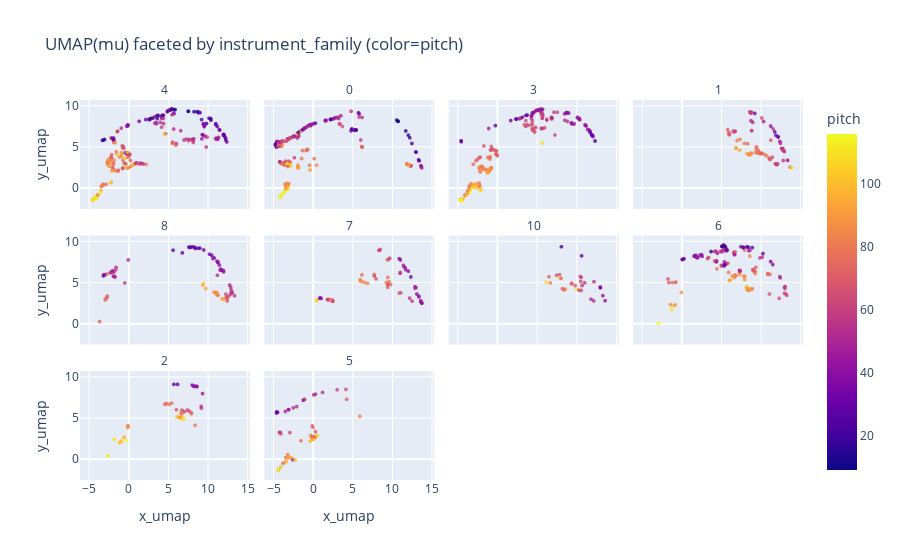

Write notebook code for a chart like this one.
### Code cell
fig = px.scatter(
    df,
    x="x_umap",
    y="y_umap",
    color="pitch",
    facet_col="family_str",
    facet_col_wrap=4,
    hover_data=["key", "family", "pitch"],
    title="UMAP(mu) faceted by instrument_family (color=pitch)",
    opacity=0.8,
)
fig.update_traces(marker=dict(size=4))
fig.for_each_annotation(lambda a: a.update(text=a.text.split("=")[-1]))
fig.show()

### Figure 1 — Plotly figure (JSON) as saved in the notebook; plotly's stock layout.template omitted (floating-point values rounded to 4 significant figures; data arrays with more than 128 entries replaced by an {"elided": "..."} marker saying what was removed)
{"data": [{"customdata": {"elided": "240x3 mixed values"}, "hovertemplate": "family_str=4<br>x_umap=%{x}<br>y_umap=%{y}<br>key=%{customdata[0]}<br>family=%{customdata[1]}<br>pitch=%{marker.color}<extra></extra>", "legendgroup": "", "marker": {"color": {"elided": "240 int values"}, "coloraxis": "coloraxis", "opacity": 0.8, "size": 4, "symbol": "circle"}, "mode": "markers", "name": "", "showlegend": false, "type": "scattergl", "x": {"elided": "240 float values"}, "xaxis": "x9", "y": {"elided": "240 float values"}, "yaxis": "y9"}, {"customdata": {"elided": "253x3 mixed values"}, "hovertemplate": "family_str=0<br>x_umap=%{x}<br>y_umap=%{y}<br>key=%{customdata[0]}<br>family=%{customdata[1]}<br>pitch=%{marker.color}<extra></extra>", "legendgroup": "", "marker": {"color": {"elided": "253 int values"}, "coloraxis": "coloraxis", "opacity": 0.8, "size": 4, "symbol": "circle"}, "mode": "markers", "name": "", "showlegend": false, "type": "scattergl", "x": {"elided": "253 float values"}, "xaxis": "x10", "y": {"elided": "253 float values"}, "yaxis": "y10"}, {"customdata": {"elided": "216x3 mixed values"}, "hovertemplate": "family_str=3<br>x_umap=%{x}<br>y_umap=%{y}<br>key=%{customdata[0]}<br>family=%{customdata[1]}<br>pitch=%{marker.color}<extra></extra>", "legendgroup": "", "marker": {"color": {"elided": "216 int values"}, "coloraxis": "coloraxis", "opacity": 0.8, "size": 4, "symbol": "circle"}, "mode": "markers", "name": "", "showlegend": false, "type": "scattergl", "x": {"elided": "216 float values"}, "xaxis": "x11", "y": {"elided": "216 float values"}, "yaxis": "y11"}, {"customdata": {"elided": "95x3 mixed values"}, "hovertemplate": "family_str=1<br>x_umap=%{x}<br>y_umap=%{y}<br>key=%{customdata[0]}<br>family=%{customdata[1]}<br>pitch=%{marker.color}<extra></extra>", "legendgroup": "", "marker": {"color": [60, 69, 53, 53, 103, 56, 75, 86, 52, 53, 57, 75, 85, 100, 57, 47, 69, 62, 78, 53, 105, 83, 48, 45, 62, 54, 31, 59, 61, 53, 73, 74, 42, 76, 74, 68, 33, 66, 80, 75, 81, 32, 52, 59, 62, 87, 77, 103, 55, 28, 82, 56, 70, 52, 62, 46, 57, 70, 99, 88, 74, 57, 33, 94, 53, 63, 81, 82, 59, 66, 65, 75, 82, 80, 89, 66, 66, 73, 54, 53, 68, 77, 71, 31, 33, 73, 65, 55, 54, 72, 58, 47, 70, 83, 40], "coloraxis": "coloraxis", "opacity": 0.8, "size": 4, "symbol": "circle"}, "mode": "markers", "name": "", "showlegend": false, "type": "scattergl", "x": [5.979, 9.801, 12.12, 12.72, 13.83, 12.7, 9.863, 8.432, 6.524, 12.5, 8.845, 10.74, 8.479, 13.81, 12.82, 13.4, 5.822, 10.16, 9.545, 8.616, 13.84, 6.889, 8.98, 10.35, 11.17, 8.757, 8.802, 8.74, 12.62, 12.85, 5.977, 10.15, 12.42, 7.012, 10.51, 9.717, 13.75, 11.13, 9.687, 7.928, 8.601, 11.76, 8.767, 8.754, 10.13, 6.838, 8.829, 13.8, 6.748, 11.92, 8.688, 12.98, 10.01, 13.4, 11.45, 12.8, 12.84, 6.054, 13.84, 7.337, 9.345, 8.852, 12.18, 13.81, 11.55, 11.27, 8.755, 8.597, 12.03, 11.21, 11.07, 9.873, 8.817, 8.438, 8.253, 9.96, 6.61, 9.708, 11.94, 11.93, 11.18, 7.378, 8.336, 12.2, 9.241, 9.464, 6.036, 6.751, 12.98, 9.837, 11.84, 8.766, 9.418, 8.442, 11.25], "xaxis": "x12", "y": [6.783, 4.299, 2.976, 4.841, 2.504, 4.835, 4.308, 4.183, 6.949, 5.476, 7.032, 3.951, 4.121, 2.514, 4.637, 3.404, 7.152, 4.268, 4.295, 9.304, 2.491, 4.896, 8.042, 8.145, 3.511, 9.275, 9.278, 9.186, 4.852, 3.386, 6.599, 4.241, 5.704, 5.829, 4.108, 4.608, 2.555, 3.587, 4.289, 5.467, 4.109, 6.882, 9.272, 9.151, 8.574, 4.93, 4.255, 2.529, 6.951, 6.452, 4.269, 4.475, 4.235, 3.403, 3.785, 4.818, 4.61, 6.629, 2.492, 4.665, 4.421, 7.022, 6.297, 2.518, 7.257, 5.87, 4.176, 4.084, 2.881, 3.526, 3.637, 4.283, 4.264, 4.129, 4.228, 4.222, 6.859, 4.333, 2.908, 2.952, 3.526, 5.972, 5.429, 6.253, 9.124, 5.056, 6.515, 6.944, 4.517, 4.321, 2.981, 8.236, 4.858, 4.106, 7.591], "yaxis": "y12"}, {"customdata": {"elided": "84x3 mixed values"}, "hovertemplate": "family_str=8<br>x_umap=%{x}<br>y_umap=%{y}<br>key=%{customdata[0]}<br>family=%{customdata[1]}<br>pitch=%{marker.color}<extra></extra>", "legendgroup": "", "marker": {"color": [64, 73, 53, 48, 50, 53, 51, 40, 51, 83, 45, 81, 33, 69, 72, 64, 35, 42, 77, 33, 42, 45, 76, 80, 83, 70, 27, 79, 84, 40, 73, 58, 38, 52, 53, 60, 50, 52, 49, 56, 30, 24, 64, 39, 47, 66, 67, 53, 47, 26, 55, 54, 57, 88, 32, 93, 33, 32, 25, 24, 62, 51, 38, 45, 67, 39, 75, 40, 46, 25, 30, 96, 72, 27, 62, 62, 70, 86, 25, 27, 39, 50, 52, 38], "coloraxis": "coloraxis", "opacity": 0.8, "size": 4, "symbol": "circle"}, "mode": "markers", "name": "", "showlegend": false, "type": "scattergl", "x": [-2.752, 11.14, -1.871, -0.0551, -1.6, -2.33, -1.729, -2.204, -1.909, 10.78, 12.0, 10.91, 9.487, -2.942, 11.13, -2.696, 10.22, -2.051, 11.86, 10.8, 10.65, 11.58, -2.892, 11.3, 11.24, 11.17, 8.816, 11.12, 9.379, 11.28, 11.12, 12.82, 11.7, -1.734, -1.796, 12.29, 13.09, -2.22, -1.865, -1.647, 10.49, 5.615, 12.48, 11.77, 12.77, 12.41, -3.677, 12.98, -3.004, -3.119, 12.97, 13.38, -0.5014, 9.735, 7.678, 12.05, -3.205, 7.63, 8.443, 7.813, 12.49, 11.23, 11.98, -1.924, 12.31, 11.17, 11.23, 11.62, 11.27, 6.782, 8.438, 9.462, -2.973, 8.309, 12.53, -2.788, 11.2, 11.21, 8.045, 9.009, 11.47, 12.91, 13.0, 11.29], "xaxis": "x5", "y": [3.207, 3.692, 6.34, 7.791, 6.865, 6.216, 5.706, 6.278, 6.31, 3.864, 6.332, 3.794, 9.003, 3.007, 3.683, 3.367, 8.486, 6.469, 3.029, 8.029, 7.957, 6.535, 2.965, 3.464, 3.555, 3.685, 9.223, 3.603, 4.734, 7.529, 3.8, 3.522, 6.63, 5.716, 5.772, 3.611, 3.795, 6.244, 5.755, 6.577, 8.364, 8.972, 2.779, 6.508, 4.713, 3.083, 0.2575, 4.071, 5.957, 5.971, 3.716, 3.423, 4.975, 4.295, 9.359, 2.93, 5.841, 9.318, 9.197, 9.315, 3.235, 5.908, 6.488, 5.815, 3.185, 7.639, 3.532, 6.625, 7.475, 8.645, 9.225, 4.886, 2.905, 9.348, 3.275, 6.064, 3.573, 3.674, 9.38, 9.213, 7.16, 4.413, 3.847, 7.514], "yaxis": "y5"}, {"customdata": {"elided": "84x3 mixed values"}, "hovertemplate": "family_str=7<br>x_umap=%{x}<br>y_umap=%{y}<br>key=%{customdata[0]}<br>family=%{customdata[1]}<br>pitch=%{marker.color}<extra></extra>", "legendgroup": "", "marker": {"color": [73, 68, 62, 34, 53, 59, 67, 45, 75, 44, 35, 78, 63, 34, 36, 63, 40, 56, 35, 85, 59, 40, 51, 56, 46, 42, 42, 34, 67, 36, 45, 37, 63, 66, 78, 37, 58, 56, 64, 39, 49, 63, 47, 61, 65, 61, 96, 78, 44, 45, 59, 49, 54, 41, 38, 70, 56, 52, 77, 48, 70, 96, 71, 82, 55, 38, 75, 38, 73, 64, 44, 32, 72, 51, 55, 38, 62, 68, 56, 79, 58, 52, 66, 75], "coloraxis": "coloraxis", "opacity": 0.8, "size": 4, "symbol": "circle"}, "mode": "markers", "name": "", "showlegend": false, "type": "scattergl", "x": [2.208, 10.94, 2.292, 2.461, 13.68, 2.008, 9.477, 13.79, 6.031, 2.278, 13.73, 6.516, 9.512, 2.453, 12.94, 9.485, 2.305, 11.06, 13.44, 6.128, 8.444, 11.71, 2.49, 12.56, 11.76, 11.1, 13.06, 12.1, 2.453, 13.18, 13.79, 10.95, 9.5, 7.787, 2.388, 1.06, 9.541, 1.892, 8.014, 2.416, 2.481, 2.567, 11.48, 11.15, 2.2, 2.517, 0.5282, 6.024, 13.42, 11.55, 8.379, 12.95, 11.07, 13.75, 13.69, 9.859, 9.74, 13.7, 6.941, 2.493, 7.778, 0.5344, 6.225, 6.093, 11.06, 13.82, 2.468, 0.9644, 9.65, 2.426, 13.66, 12.42, 9.484, 2.5, 2.167, 0.8848, 2.289, 9.452, 1.878, 2.28, 8.554, 12.25, 7.782, 9.313], "xaxis": "x6", "y": [2.919, 3.746, 2.868, 2.789, 2.713, 2.945, 4.44, 2.5, 5.243, 2.876, 2.606, 5.043, 4.808, 2.804, 4.5, 4.814, 2.903, 6.163, 3.279, 5.187, 8.988, 6.81, 2.84, 2.76, 6.59, 7.781, 4.417, 6.42, 2.809, 3.627, 2.555, 7.942, 4.779, 5.86, 2.847, 3.093, 7.832, 2.939, 5.477, 2.827, 2.789, 2.729, 7.112, 3.77, 2.943, 2.839, 2.884, 5.386, 3.376, 6.95, 8.951, 4.321, 6.256, 2.619, 2.676, 4.781, 7.988, 2.673, 4.923, 2.811, 6.013, 2.832, 5.962, 5.17, 6.165, 2.521, 2.788, 3.154, 5.14, 2.842, 2.807, 5.707, 5.651, 2.829, 2.911, 3.115, 2.879, 7.826, 2.956, 2.895, 9.051, 3.125, 5.829, 5.028], "yaxis": "y6"}, {"customdata": [["vocal_acoustic_000-069-100", 10, 69], ["vocal_synthetic_003-040-050", 10, 40], ["vocal_acoustic_000-063-050", 10, 63], ["vocal_synthetic_003-100-075", 10, 100], ["vocal_acoustic_000-058-050", 10, 58], ["vocal_synthetic_003-067-075", 10, 67], ["vocal_acoustic_000-070-127", 10, 70], ["vocal_synthetic_003-051-050", 10, 51], ["vocal_synthetic_003-040-100", 10, 40], ["vocal_synthetic_003-089-075", 10, 89], ["vocal_synthetic_003-021-025", 10, 21], ["vocal_acoustic_000-055-100", 10, 55], ["vocal_synthetic_003-058-025", 10, 58], ["vocal_synthetic_003-068-127", 10, 68], ["vocal_acoustic_000-059-050", 10, 59], ["vocal_synthetic_003-079-127", 10, 79], ["vocal_acoustic_000-065-075", 10, 65], ["vocal_acoustic_000-052-050", 10, 52], ["vocal_synthetic_003-102-100", 10, 102], ["vocal_acoustic_000-067-100", 10, 67], ["vocal_acoustic_000-057-050", 10, 57], ["vocal_synthetic_003-052-127", 10, 52], ["vocal_synthetic_003-061-050", 10, 61], ["vocal_acoustic_000-066-100", 10, 66], ["vocal_synthetic_003-099-075", 10, 99], ["vocal_synthetic_003-030-100", 10, 30], ["vocal_synthetic_003-036-075", 10, 36], ["vocal_synthetic_003-039-075", 10, 39], ["vocal_acoustic_000-064-025", 10, 64], ["vocal_synthetic_003-029-025", 10, 29], ["vocal_acoustic_000-054-075", 10, 54]], "hovertemplate": "family_str=10<br>x_umap=%{x}<br>y_umap=%{y}<br>key=%{customdata[0]}<br>family=%{customdata[1]}<br>pitch=%{marker.color}<extra></extra>", "legendgroup": "", "marker": {"color": [69, 40, 63, 100, 58, 67, 70, 51, 40, 89, 21, 55, 58, 68, 59, 79, 65, 52, 102, 67, 57, 52, 61, 66, 99, 30, 36, 39, 64, 29, 54], "coloraxis": "coloraxis", "opacity": 0.8, "size": 4, "symbol": "circle"}, "mode": "markers", "name": "", "showlegend": false, "type": "scattergl", "x": [6.551, 13.03, 7.879, 7.929, 10.52, 8.262, 8.075, 11.86, 13.65, 8.648, 8.127, 10.73, 10.63, 8.453, 10.57, 6.723, 9.852, 12.24, 10.04, 9.419, 10.61, 12.21, 10.35, 9.399, 6.198, 13.04, 13.06, 13.36, 7.514, 10.68, 11.06], "xaxis": "x7", "y": [5.73, 4.47, 5.979, 5.638, 5.761, 4.283, 5.531, 3.001, 2.814, 4.236, 9.393, 4.671, 4.062, 4.125, 5.164, 4.982, 4.664, 5.132, 4.219, 4.941, 5.68, 2.795, 4.094, 4.858, 5.083, 4.419, 4.391, 3.433, 5.918, 8.285, 4.988], "yaxis": "y7"}, {"customdata": {"elided": "153x3 mixed values"}, "hovertemplate": "family_str=6<br>x_umap=%{x}<br>y_umap=%{y}<br>key=%{customdata[0]}<br>family=%{customdata[1]}<br>pitch=%{marker.color}<extra></extra>", "legendgroup": "", "marker": {"color": {"elided": "153 int values"}, "coloraxis": "coloraxis", "opacity": 0.8, "size": 4, "symbol": "circle"}, "mode": "markers", "name": "", "showlegend": false, "type": "scattergl", "x": {"elided": "153 float values"}, "xaxis": "x8", "y": {"elided": "153 float values"}, "yaxis": "y8"}, {"customdata": {"elided": "46x3 mixed values"}, "hovertemplate": "family_str=2<br>x_umap=%{x}<br>y_umap=%{y}<br>key=%{customdata[0]}<br>family=%{customdata[1]}<br>pitch=%{marker.color}<extra></extra>", "legendgroup": "", "marker": {"color": [30, 63, 83, 70, 96, 83, 96, 65, 97, 90, 77, 88, 43, 89, 96, 65, 87, 85, 74, 74, 108, 53, 38, 38, 62, 67, 102, 73, 99, 75, 35, 97, 54, 39, 70, 104, 61, 76, 84, 36, 76, 72, 95, 105, 28, 71], "coloraxis": "coloraxis", "opacity": 0.8, "size": 4, "symbol": "circle"}, "mode": "markers", "name": "", "showlegend": false, "type": "scattergl", "x": [5.712, 6.732, 6.776, 7.923, 6.112, -0.05321, -1.118, 6.875, 6.723, 6.564, 6.617, 6.307, 9.341, -0.573, -1.159, 7.078, 6.391, 6.595, 4.661, 4.567, -0.2369, 9.167, 8.596, 8.381, 7.429, 6.036, -1.841, 5.111, 6.946, 6.73, 8.033, -0.8874, 9.201, 8.637, 7.935, 6.922, 7.677, -0.1044, -0.1124, 8.238, 8.398, 4.779, -0.9933, -2.649, 6.175, 5.43], "xaxis": "x", "y": [9.135, 5.999, 4.965, 5.654, 5.198, 4.029, 2.052, 5.844, 4.947, 5.145, 5.633, 5.113, 8.01, 2.665, 2.044, 5.803, 5.136, 5.108, 6.746, 6.697, 2.267, 6.459, 8.892, 8.933, 6.005, 6.045, 2.445, 6.69, 4.925, 5.547, 9.038, 2.261, 6.232, 8.861, 5.578, 4.986, 5.867, 4.07, 3.853, 8.882, 4.139, 6.791, 2.093, 0.4252, 9.135, 6.839], "yaxis": "y"}, {"customdata": {"elided": "65x3 mixed values"}, "hovertemplate": "family_str=5<br>x_umap=%{x}<br>y_umap=%{y}<br>key=%{customdata[0]}<br>family=%{customdata[1]}<br>pitch=%{marker.color}<extra></extra>", "legendgroup": "", "marker": {"color": [89, 81, 79, 86, 55, 67, 51, 88, 88, 47, 50, 80, 71, 30, 84, 108, 38, 83, 108, 102, 94, 52, 75, 108, 86, 54, 27, 92, 58, 106, 34, 103, 99, 70, 36, 116, 103, 73, 66, 54, 76, 94, 62, 53, 95, 104, 100, 74, 46, 65, 41, 106, 90, 68, 81, 78, 92, 79, 108, 43, 61, 72, 45, 56, 29], "coloraxis": "coloraxis", "opacity": 0.8, "size": 4, "symbol": "circle"}, "mode": "markers", "name": "", "showlegend": false, "type": "scattergl", "x": [-2.881, -3.173, 0.03858, 0.03598, 1.247, 4.205, -1.122, 0.1129, -0.1468, 0.3521, -3.457, 0.02202, 0.3494, -4.561, -0.2597, -3.517, -4.035, 5.959, -4.364, 0.04158, 0.1178, -2.032, -3.744, 0.5121, -0.008033, -2.463, -4.445, -3.05, -4.119, 0.1929, -4.505, 0.07325, -0.3366, 0.1132, -2.537, -4.035, 0.1211, -0.05428, 0.2593, -4.132, 0.03219, -3.366, 3.092, 0.1372, -2.7, 0.0883, -2.211, 0.4143, -3.024, -2.879, -4.512, -4.315, 0.532, -4.019, -3.414, -0.1012, -3.094, -1.482, 0.561, -1.191, -4.194, 4.291, -3.062, -1.034, -4.568], "xaxis": "x2", "y": [0.2041, 0.5703, 3.88, 2.491, 8.15, 8.52, 7.249, 2.505, 2.827, 7.937, 5.828, 2.449, 3.359, 5.647, 2.901, -0.439, -0.9642, 5.24, -1.346, 2.641, 2.534, 6.427, -0.4794, 2.859, 2.413, 6.268, 5.73, 0.1953, 3.259, 2.603, 5.73, 2.653, 2.199, 2.718, -0.04312, -0.9753, 2.59, 4.064, 2.664, 3.274, 2.714, -0.268, 8.479, 7.85, 0.1743, 2.449, -0.09269, 2.774, 6.037, 3.24, 5.694, -1.293, 2.882, 3.093, 0.2002, 2.677, 0.1654, 2.247, 2.877, 7.195, 3.267, 7.315, 6.06, 7.293, 5.766], "yaxis": "y2"}], "layout": {"annotations": [{"font": {}, "showarrow": false, "text": "2", "x": 0.1175, "xanchor": "center", "xref": "paper", "y": 0.2867, "yanchor": "bottom", "yref": "paper"}, {"font": {}, "showarrow": false, "text": "5", "x": 0.3725, "xanchor": "center", "xref": "paper", "y": 0.2867, "yanchor": "bottom", "yref": "paper"}, {"font": {}, "showarrow": false, "text": "8", "x": 0.1175, "xanchor": "center", "xref": "paper", "y": 0.6433, "yanchor": "bottom", "yref": "paper"}, {"font": {}, "showarrow": false, "text": "7", "x": 0.3725, "xanchor": "center", "xref": "paper", "y": 0.6433, "yanchor": "bottom", "yref": "paper"}, {"font": {}, "showarrow": false, "text": "10", "x": 0.6275, "xanchor": "center", "xref": "paper", "y": 0.6433, "yanchor": "bottom", "yref": "paper"}, {"font": {}, "showarrow": false, "text": "6", "x": 0.8825, "xanchor": "center", "xref": "paper", "y": 0.6433, "yanchor": "bottom", "yref": "paper"}, {"font": {}, "showarrow": false, "text": "4", "x": 0.1175, "xanchor": "center", "xref": "paper", "y": 1.0, "yanchor": "bottom", "yref": "paper"}, {"font": {}, "showarrow": false, "text": "0", "x": 0.3725, "xanchor": "center", "xref": "paper", "y": 1.0, "yanchor": "bottom", "yref": "paper"}, {"font": {}, "showarrow": false, "text": "3", "x": 0.6275, "xanchor": "center", "xref": "paper", "y": 1.0, "yanchor": "bottom", "yref": "paper"}, {"font": {}, "showarrow": false, "text": "1", "x": 0.8825, "xanchor": "center", "xref": "paper", "y": 1.0, "yanchor": "bottom", "yref": "paper"}], "coloraxis": {"colorbar": {"title": {"text": "pitch"}}, "colorscale": [[0, "#0d0887"], [0.1111, "#46039f"], [0.2222, "#7201a8"], [0.3333, "#9c179e"], [0.4444, "#bd3786"], [0.5556, "#d8576b"], [0.6667, "#ed7953"], [0.7778, "#fb9f3a"], [0.8889, "#fdca26"], [1, "#f0f921"]]}, "legend": {"tracegroupgap": 0}, "title": {"text": "UMAP(mu) faceted by instrument_family (color=pitch)"}, "xaxis": {"anchor": "y", "domain": [0, 0.235], "title": {"text": "x_umap"}}, "xaxis10": {"anchor": "y10", "domain": [0.255, 0.49], "matches": "x", "showticklabels": false}, "xaxis11": {"anchor": "y11", "domain": [0.51, 0.745], "matches": "x", "showticklabels": false}, "xaxis12": {"anchor": "y12", "domain": [0.765, 1.0], "matches": "x", "showticklabels": false}, "xaxis2": {"anchor": "y2", "domain": [0.255, 0.49], "matches": "x", "title": {"text": "x_umap"}}, "xaxis3": {"anchor": "y3", "domain": [0.51, 0.745], "matches": "x", "title": {"text": "x_umap"}}, "xaxis4": {"anchor": "y4", "domain": [0.765, 1.0], "matches": "x", "title": {"text": "x_umap"}}, "xaxis5": {"anchor": "y5", "domain": [0, 0.235], "matches": "x", "showticklabels": false}, "xaxis6": {"anchor": "y6", "domain": [0.255, 0.49], "matches": "x", "showticklabels": false}, "xaxis7": {"anchor": "y7", "domain": [0.51, 0.745], "matches": "x", "showticklabels": false}, "xaxis8": {"anchor": "y8", "domain": [0.765, 1.0], "matches": "x", "showticklabels": false}, "xaxis9": {"anchor": "y9", "domain": [0, 0.235], "matches": "x", "showticklabels": false}, "yaxis": {"anchor": "x", "domain": [0, 0.2867], "title": {"text": "y_umap"}}, "yaxis10": {"anchor": "x10", "domain": [0.7133, 1.0], "matches": "y", "showticklabels": false}, "yaxis11": {"anchor": "x11", "domain": [0.7133, 1.0], "matches": "y", "showticklabels": false}, "yaxis12": {"anchor": "x12", "domain": [0.7133, 1.0], "matches": "y", "showticklabels": false}, "yaxis2": {"anchor": "x2", "domain": [0, 0.2867], "matches": "y", "showticklabels": false}, "yaxis3": {"anchor": "x3", "domain": [0, 0.2867], "matches": "y", "showticklabels": false}, "yaxis4": {"anchor": "x4", "domain": [0, 0.2867], "matches": "y", "showticklabels": false}, "yaxis5": {"anchor": "x5", "domain": [0.3567, 0.6433], "matches": "y", "title": {"text": "y_umap"}}, "yaxis6": {"anchor": "x6", "domain": [0.3567, 0.6433], "matches": "y", "showticklabels": false}, "yaxis7": {"anchor": "x7", "domain": [0.3567, 0.6433], "matches": "y", "showticklabels": false}, "yaxis8": {"anchor": "x8", "domain": [0.3567, 0.6433], "matches": "y", "showticklabels": false}, "yaxis9": {"anchor": "x9", "domain": [0.7133, 1.0], "matches": "y", "title": {"text": "y_umap"}}}}
